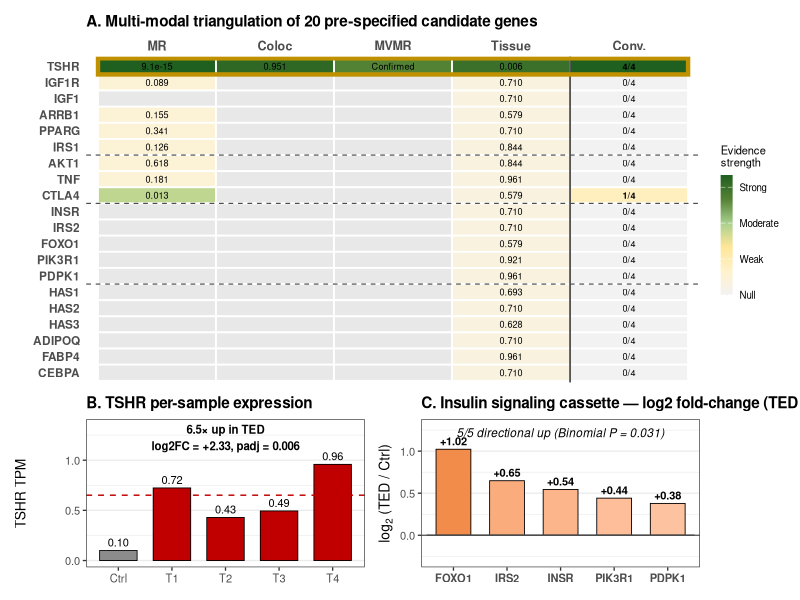
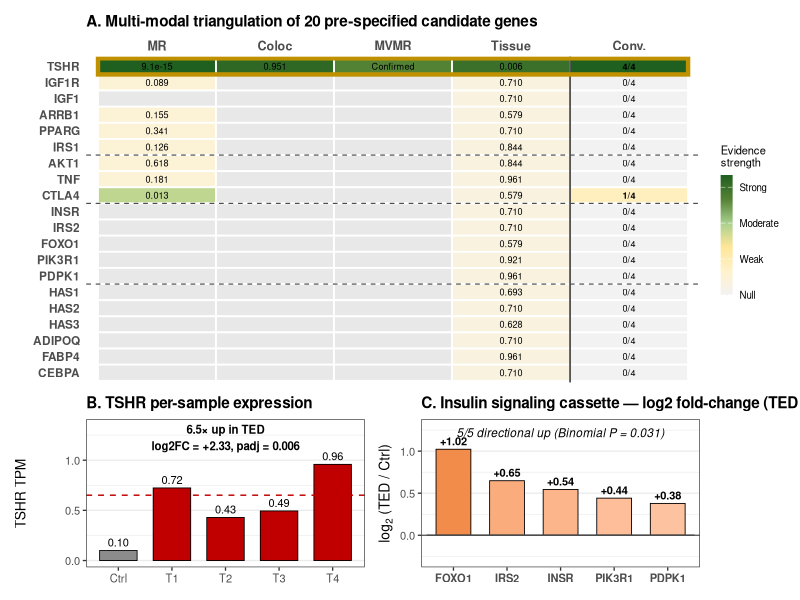
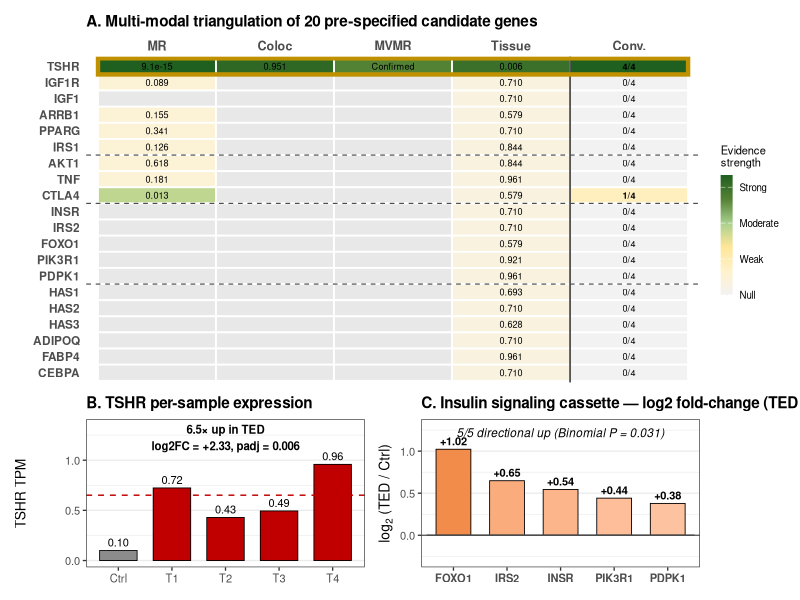

The R script that drew these images, in order:
# =============================================================================
# TED-TRAP — Figure 3 Panels A/B/C v2 (A+C upgraded)
# =============================================================================

suppressPackageStartupMessages({
    library(ggplot2)
    library(dplyr)
    library(tidyr)
    library(patchwork)
    library(scales)
    library(grid)
})

setwd("c:/ProjectTEDGWAS")

# =============================================================================
# STEP 1: Load data (same as v1)
# =============================================================================
mr <- read.csv("TrackA_MR/results/02_mr_main.csv", stringsAsFactors = FALSE)
coloc <- read.csv("TrackA_MR/results/03_coloc_TSHR.csv", stringsAsFactors = FALSE)
mvmr <- read.csv("TrackA_MR/results/04_mvmr_summary.csv", stringsAsFactors = FALSE)
tis <- read.csv("TrackA_MR/results/06b_candidate_deseq2_reanalysis.csv",
    stringsAsFactors = FALSE
)
tpm <- read.csv("TrackA_MR/data_for_fig3/candidate_sample_TPM.csv",
    stringsAsFactors = FALSE, check.names = FALSE
)

# =============================================================================
# STEP 2: Evidence matrix (same logic)
# =============================================================================
gene_groups <- tibble::tribble(
    ~gene, ~group, ~group_order, ~gene_order,
    "TSHR", "MR Primary", 1, 1,
    "IGF1R", "MR Primary", 1, 2,
    "IGF1", "MR Primary", 1, 3,
    "ARRB1", "MR Secondary", 2, 4,
    "PPARG", "MR Secondary", 2, 5,
    "IRS1", "MR Secondary", 2, 6,
    "AKT1", "MR Secondary", 2, 7,
    "TNF", "MR Secondary", 2, 8,
    "CTLA4", "MR Secondary", 2, 9,
    "INSR", "Insulin Cassette", 3, 10,
    "IRS2", "Insulin Cassette", 3, 11,
    "FOXO1", "Insulin Cassette", 3, 12,
    "PIK3R1", "Insulin Cassette", 3, 13,
    "PDPK1", "Insulin Cassette", 3, 14,
    "HAS1", "TED Biology", 4, 15,
    "HAS2", "TED Biology", 4, 16,
    "HAS3", "TED Biology", 4, 17,
    "ADIPOQ", "TED Biology", 4, 18,
    "FABP4", "TED Biology", 4, 19,
    "CEBPA", "TED Biology", 4, 20
)

mr_primary <- mr %>%
    filter(
        outcome_role == "Primary",
        method %in% c("Inverse variance weighted", "Wald ratio")
    ) %>%
    transmute(gene, mr_pval = pval)

coloc_val <- coloc %>%
    filter(Outcome == "GD_Primary_BBJ") %>%
    pull(PP_H4)
mvmr_val <- mvmr %>% filter(Exposure == "TSHR")
tissue <- tis %>% transmute(gene, tis_padj = padj_candidate_raw)

mat <- gene_groups %>%
    left_join(mr_primary, by = "gene") %>%
    left_join(tissue, by = "gene") %>%
    mutate(
        coloc_PPH4 = ifelse(gene == "TSHR", coloc_val, NA_real_),
        mvmr_flag = ifelse(gene == "TSHR", 1, NA_real_),
        ev_mr = ifelse(!is.na(mr_pval) & mr_pval < 0.05, 1, 0),
        ev_coloc = ifelse(!is.na(coloc_PPH4) & coloc_PPH4 > 0.8, 1, 0),
        ev_mvmr = ifelse(gene == "TSHR", 1, 0),
        ev_tis = ifelse(!is.na(tis_padj) & tis_padj < 0.05, 1, 0),
        conv_score = ev_mr + ev_coloc + ev_mvmr + ev_tis
    )

# =============================================================================
# STEP 3: Panel A v2 — Integrated 5-column heatmap (Convergence as 5th col)
# =============================================================================
# PATCH: per-column score normalized to 0-1, common color scale
long <- mat %>%
    transmute(
        gene, group, gene_order,
        `MR` = case_when(
            is.na(mr_pval) ~ NA_real_,
            mr_pval < 1e-10 ~ 1.0,
            mr_pval < 0.001 ~ 0.85,
            mr_pval < 0.05 ~ 0.55,
            TRUE ~ 0.15
        ),
        `Coloc` = case_when(
            is.na(coloc_PPH4) ~ NA_real_,
            coloc_PPH4 > 0.9 ~ 0.95,
            coloc_PPH4 > 0.8 ~ 0.75,
            TRUE ~ 0.3
        ),
        `MVMR` = case_when(
            is.na(mvmr_flag) ~ NA_real_,
            TRUE ~ 0.8
        ),
        `Tissue` = case_when(
            is.na(tis_padj) ~ NA_real_,
            tis_padj < 0.01 ~ 0.9,
            tis_padj < 0.05 ~ 0.6,
            tis_padj < 0.1 ~ 0.3,
            TRUE ~ 0.1
        ),
        `Conv.` = conv_score / 4 # PATCH: Convergence as true column, 0-1 scale
    ) %>%
    pivot_longer(
        cols = c(MR, Coloc, MVMR, Tissue, `Conv.`),
        names_to = "evidence", values_to = "score"
    ) %>%
    mutate(evidence = factor(evidence,
        levels = c("MR", "Coloc", "MVMR", "Tissue", "Conv.")
    ))

# labels per column
long <- long %>%
    left_join(mat %>% select(gene, mr_pval, coloc_PPH4, tis_padj, conv_score),
        by = "gene"
    ) %>%
    mutate(label = case_when(
        evidence == "MR" & !is.na(mr_pval) & mr_pval < 0.001 ~ formatC(mr_pval, format = "e", digits = 1),
        evidence == "MR" & !is.na(mr_pval) ~ sprintf("%.3f", mr_pval),
        evidence == "Coloc" & !is.na(coloc_PPH4) ~ sprintf("%.3f", coloc_PPH4),
        evidence == "MVMR" & !is.na(score) ~ "Confirmed",
        evidence == "Tissue" & !is.na(tis_padj) & tis_padj < 0.001 ~ formatC(tis_padj, format = "e", digits = 1),
        evidence == "Tissue" & !is.na(tis_padj) ~ sprintf("%.3f", tis_padj),
        evidence == "Conv." ~ paste0(conv_score, "/4"),
        TRUE ~ ""
    ))

long$gene <- factor(long$gene, levels = rev(gene_groups$gene))

# Conv. column label boldness
long$face <- ifelse(long$evidence == "Conv." & long$conv_score == 4, "bold",
    ifelse(long$evidence == "Conv." & long$conv_score >= 1, "bold",
        "plain"
    )
)

panelA <- ggplot(long, aes(x = evidence, y = gene, fill = score)) +
    geom_tile(color = "white", linewidth = 0.6) +
    geom_text(aes(label = label, fontface = face), size = 2.3, color = "black") +
    scale_fill_gradientn(
        colors = c("#F2F2F2", "#FFF2CC", "#FFE699", "#A9D08E", "#548235", "#1F5F1F"),
        values = scales::rescale(c(0, 0.2, 0.4, 0.6, 0.8, 1.0)),
        limits = c(0, 1),
        na.value = "#E8E8E8",
        name = "Evidence\nstrength",
        breaks = c(0, 0.3, 0.6, 0.9),
        labels = c("Null", "Weak", "Moderate", "Strong"),
        guide = guide_colorbar(barwidth = 0.6, barheight = 6)
    ) +
    # Column separator (between Tissue and Conv.)
    geom_vline(xintercept = 4.5, linewidth = 0.6, color = "grey30") +
    # Group separator (horizontal)
    geom_hline(
        yintercept = c(6.5, 11.5, 14.5), linewidth = 0.4,
        color = "grey30", linetype = "dashed"
    ) +
    # TSHR row gold border (now spans 5 columns)
    annotate("rect",
        xmin = 0.5, xmax = 5.5, ymin = 19.5, ymax = 20.5,
        fill = NA, color = "#BF9000", linewidth = 1.5
    ) +
    scale_x_discrete(position = "top") +
    labs(
        x = NULL, y = NULL,
        title = "A. Multi-modal triangulation of 20 pre-specified candidate genes"
    ) +
    theme_minimal(base_size = 10) +
    theme(
        plot.title       = element_text(face = "bold", size = 11),
        axis.text.x.top  = element_text(angle = 0, hjust = 0.5, face = "bold", size = 9),
        axis.text.y      = element_text(face = "bold", size = 8.5),
        panel.grid       = element_blank(),
        legend.position  = "right",
        legend.title     = element_text(size = 8),
        legend.text      = element_text(size = 7),
        plot.margin      = margin(5, 5, 5, 5)
    )

# =============================================================================
# STEP 4: Panel B (unchanged from v1)
# =============================================================================
tpm_cols_TPM <- grep("_TPM$", names(tpm), value = TRUE)
tshr_tpm <- tpm %>%
    filter(Gene_Symbol == "TSHR") %>%
    select(all_of(tpm_cols_TPM))
samples <- c("2", "7", "8", "10", "11")
tshr_sample <- tibble(
    sample = paste0("S", samples),
    tpm = sapply(samples, function(s) {
        mean(as.numeric(tshr_tpm[, c(paste0(s, "__1_TPM"), paste0(s, "__2_TPM"))]))
    })
)
tshr_sample$label <- c("Ctrl", "T1", "T2", "T3", "T4")
tshr_sample$group <- c("Control", rep("TED", 4))
tshr_sample$label <- factor(tshr_sample$label, levels = c("Ctrl", "T1", "T2", "T3", "T4"))
ted_mean <- mean(tshr_sample$tpm[tshr_sample$group == "TED"])

panelB <- ggplot(tshr_sample, aes(x = label, y = tpm, fill = group)) +
    geom_col(width = 0.7, color = "black", linewidth = 0.3) +
    geom_hline(
        yintercept = ted_mean, linetype = "dashed",
        color = "#C00000", linewidth = 0.5
    ) +
    geom_text(aes(label = sprintf("%.2f", tpm)), vjust = -0.5, size = 2.8) +
    scale_fill_manual(values = c("Control" = "grey55", "TED" = "#C00000")) +
    annotate("text",
        x = 3, y = max(tshr_sample$tpm) * 1.28,
        label = "6.5× up in TED\nlog2FC = +2.33, padj = 0.006",
        size = 2.9, fontface = "bold"
    ) +
    coord_cartesian(ylim = c(0, max(tshr_sample$tpm) * 1.4)) +
    labs(
        title = "B. TSHR per-sample expression",
        x = NULL, y = "TSHR TPM"
    ) +
    theme_bw(base_size = 10) +
    theme(
        plot.title = element_text(face = "bold", size = 11),
        legend.position = "none",
        panel.grid.major.x = element_blank()
    )

# =============================================================================
# STEP 5: Panel C v2 — Fold-change plot (PATCH)
# =============================================================================
ic_genes <- c("INSR", "IRS2", "FOXO1", "PIK3R1", "PDPK1")
ic_fc <- lapply(ic_genes, function(g) {
    row <- tpm %>%
        filter(Gene_Symbol == g) %>%
        select(all_of(tpm_cols_TPM))
    if (nrow(row) == 0) {
        return(NULL)
    }
    vals <- sapply(samples, function(s) mean(as.numeric(row[, c(paste0(s, "__1_TPM"), paste0(s, "__2_TPM"))])))
    ctrl <- vals["2"]
    ted <- mean(vals[c("7", "8", "10", "11")])
    tibble(
        gene = g, ctrl_tpm = ctrl, ted_tpm = ted,
        log2FC = log2(ted / ctrl)
    )
}) %>% bind_rows()

# Ordering: highest fold-change first
ic_fc$gene <- factor(ic_fc$gene, levels = ic_fc$gene[order(-ic_fc$log2FC)])

panelC <- ggplot(ic_fc, aes(x = gene, y = log2FC, fill = log2FC)) +
    geom_col(width = 0.65, color = "black", linewidth = 0.3) +
    geom_hline(yintercept = 0, color = "grey30", linewidth = 0.4) +
    geom_text(aes(label = sprintf("+%.2f", log2FC)),
        vjust = -0.5, size = 2.8, fontface = "bold"
    ) +
    scale_fill_gradient(
        low = "#FCE4D6", high = "#ED7D31",
        limits = c(0, 1.2), guide = "none"
    ) +
    coord_cartesian(ylim = c(-0.3, 1.3)) +
    annotate("segment",
        x = 0.5, xend = 5.5, y = 0, yend = 0,
        color = "grey30", linewidth = 0.5
    ) +
    annotate("text",
        x = 3, y = 1.22,
        label = "5/5 directional up (Binomial P = 0.031)",
        size = 3, fontface = "italic"
    ) +
    labs(
        title = "C. Insulin signaling cassette — log2 fold-change (TED / Ctrl)",
        x = NULL, y = expression(log[2] * " (TED / Ctrl)")
    ) +
    theme_bw(base_size = 10) +
    theme(
        plot.title = element_text(face = "bold", size = 11),
        legend.position = "none",
        panel.grid.major.x = element_blank(),
        axis.text.x = element_text(face = "bold")
    )

# =============================================================================
# STEP 6: Assemble
# =============================================================================
combined <- panelA / (panelB | panelC) +
    plot_layout(heights = c(2.2, 1))

ggsave("TrackA_MR/figures/Figure3_panelABC_v2.pdf", combined,
    width = 11, height = 12, device = cairo_pdf, bg = "white"
)
ggsave("TrackA_MR/figures/Figure3_panelABC_v2.png", combined,
    width = 11, height = 12, dpi = 600, bg = "white"
)
ggsave("TrackA_MR/figures/Figure3_panelABC_v2.tiff", combined,
    width = 11, height = 12, dpi = 600, compression = "lzw", bg = "white"
)

cat("\n✅ Figure 3 Panels A+B+C v2 saved\n")
cat("  - Panel A: Convergence as integrated 5th column\n")
cat("  - Panel C: Fold-change plot (PIK3R1 scale dominance resolved)\n")
